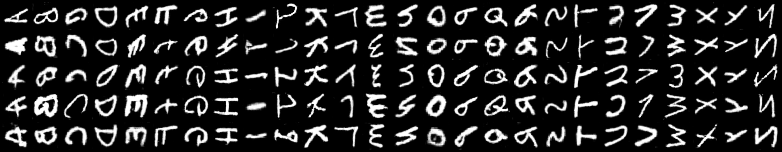
#> input picture VScode/letters.png, 782 x 152 px
$ python ImageMaker.py
#> lines starting #> are read from the running program, lines starting #| are printed output that depends on the picture
import cv2
import numpy as np

#blank = np.zeros((28, 28, 3))
#blank += 255
#cv2.imwrite('white.png',blank)

letters = cv2.imread('letters.png')
#> letters is the input picture: shape (152, 782, 3); min 0, max 255, mean 39.8
letters = cv2.bitwise_not(letters)
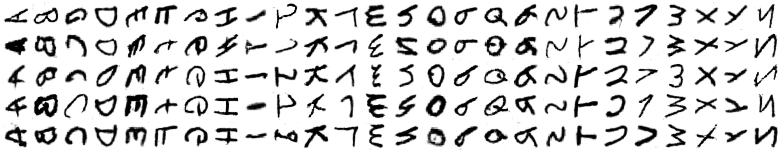
#> letters: shape (152, 782, 3); min 0, max 255, mean 215.2
letters = cv2.rotate(letters, cv2.ROTATE_90_CLOCKWISE)
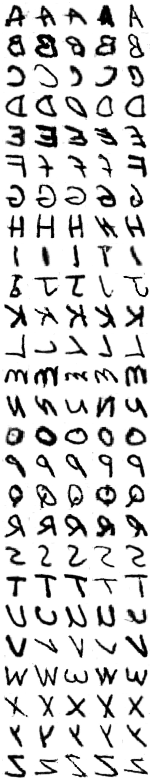
#> letters: shape (782, 152, 3); min 0, max 255, mean 215.2
letters = cv2.flip(letters, 1)
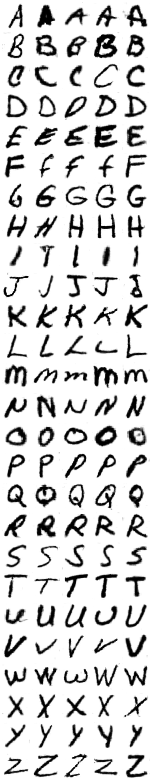
#> letters: shape (782, 152, 3); min 0, max 255, mean 215.2
for i in range(26):
  letter = letters[2+30*i:30+30*i, 2:30]
  cv2.imwrite(f'letter{10+i}.png', letter)
#> this loop made 26 passes
#> pass 1, `letter = letters[2+30*i:30+30*i, 2:30]`:
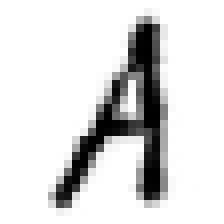
#> letter: shape (28, 28, 3) (shown 8 times larger); min 0, max 255, mean 219.4
#> pass 2, `letter = letters[2+30*i:30+30*i, 2:30]`:
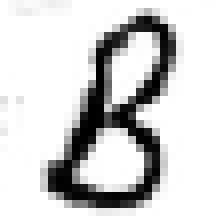
#> letter: shape (28, 28, 3) (shown 8 times larger); min 0, max 255, mean 209.8
#> pass 3, `letter = letters[2+30*i:30+30*i, 2:30]`:
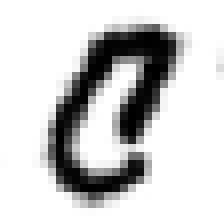
#> letter: shape (28, 28, 3) (shown 8 times larger); min 0, max 255, mean 204.6
